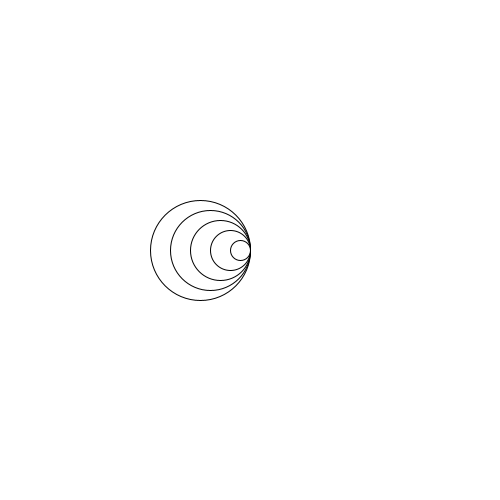
Frame 1 (no input)
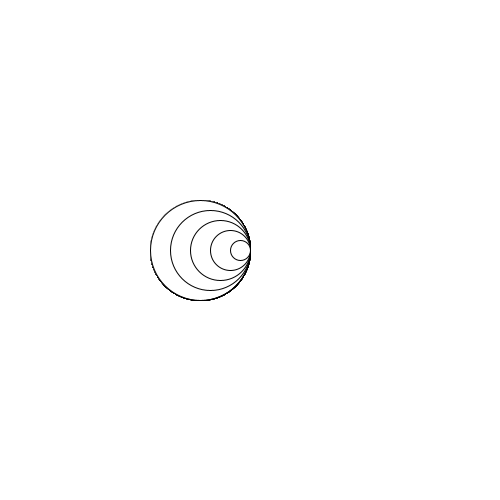
Frame 60 (the mouse pressed at the canvas centre just before this capture)
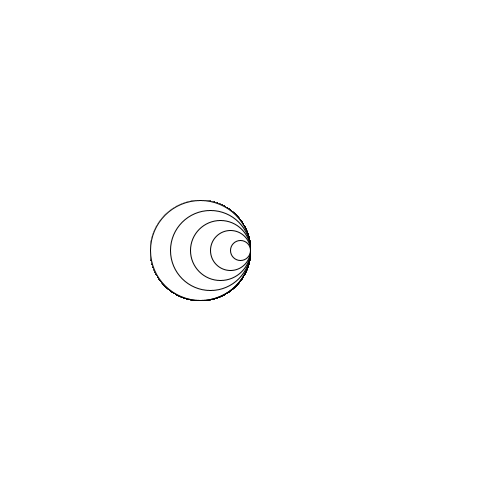
Frame 120 (the mouse held since frame 60 and released just before this capture)

The Processing sketch that drew these frames (run headless with seeded random() and noise(); from frame 60 on, the mouse is pressed at the canvas centre):

// Processing sketch: H09_OPDR6
// ── H09_OPDR6.pde
void setup() {
  size(500, 500);
  background(255, 255, 255);
}

void draw() {
  rechts(5,100,20);
 
}

void rechts(int aantal,int hoeveelheid,int hoeveelheiddeler) {
  int c=hoeveelheid;
  for (int i=0; i<aantal; i++) {
    ellipse(250-c/2,250,c,c);
    c-=hoeveelheiddeler;
    
  }
}
